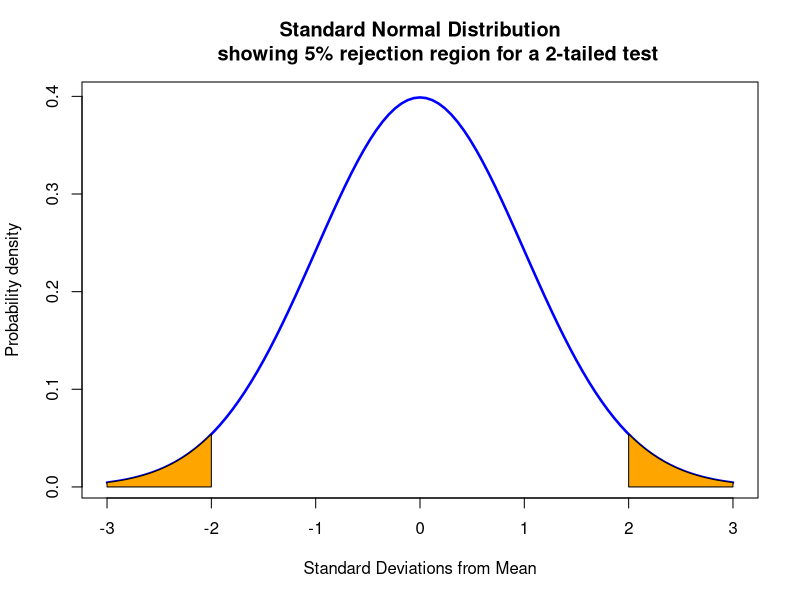

R code for this plot: (Note: this script raises an error after producing the figure.)
curve(dnorm(x,0,1),xlim=c(-3,3),main="Standard Normal Distribution
      showing 5% rejection region for a 2-tailed test",
      xlab = "Standard Deviations from Mean",
      ylab = "Probability density",col="blue",lwd=2.5)

px <- c(-3,seq(-3,-2,0.01),-2)
py <- c(0,dnorm(seq(-3,-2,0.01)),0)
polygon(px,py,col="orange")

px2 <- c(2,seq(2,3,0.01),3)
py2 <- c(0,dnorm(seq(2,3,0.01)),0)
polygon(px2,py2,col="orange")

Arrows(-2.5,0.15,-2.3,0.02,arr.type="triangle",lwd=2)
text(-2.5,0.17,expression(alpha/2),col="orange",cex=2)

Arrows(1.3,0.3,0.8,0.18,arr.type="triangle",lwd=2)
text(1.4,0.32,expression(1-alpha),cex=2)

Arrows(2.2,0.13,2.2,0.035,arr.type="triangle",lwd=2)
text(2.2,0.15,expression(alpha/2),col="orange",cex=2)
